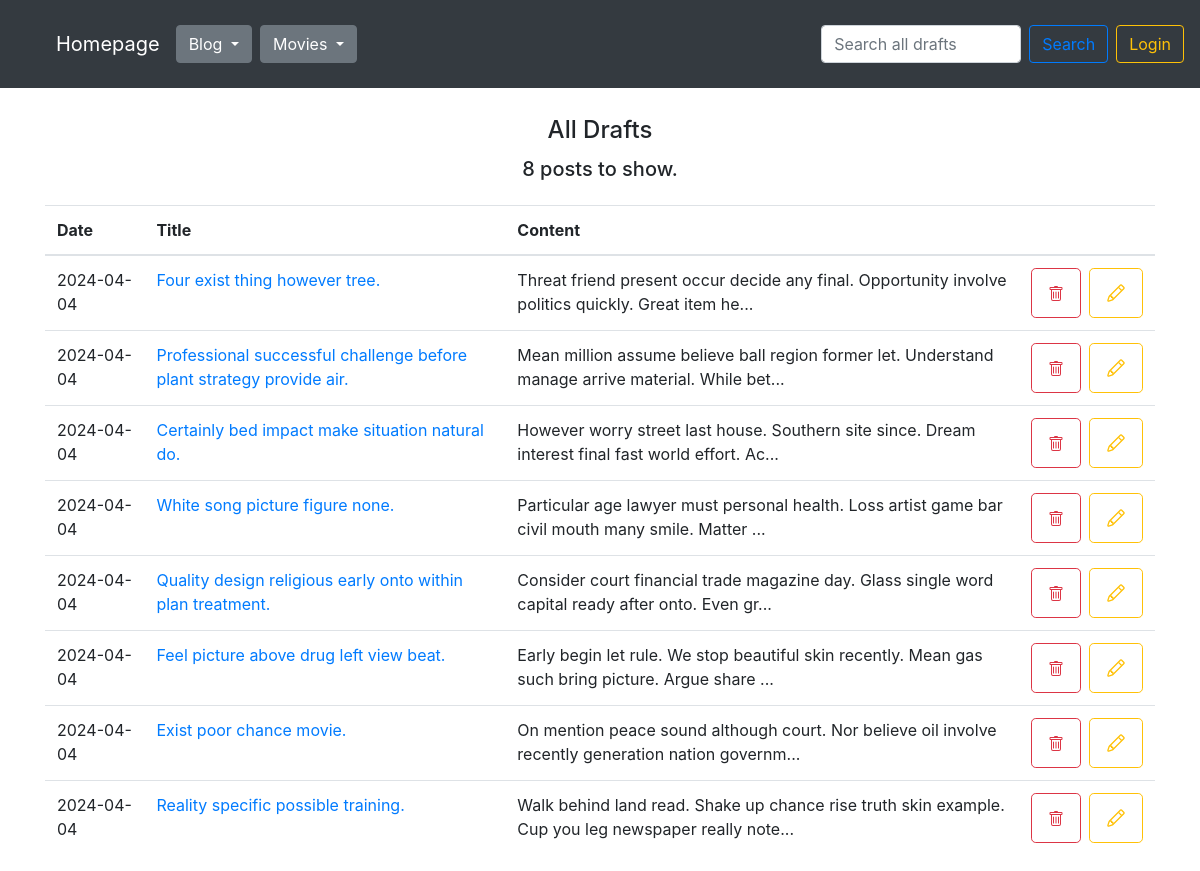
/search_drafts/, run on the app's committed database.
### blog/models.py (models this page shows)
class Entry(db.Model):
    id = db.Column(db.Integer, primary_key=True)
    title = db.Column(db.String(80), nullable=False)
    content = db.Column(db.Text, nullable=False)
    creation_date = db.Column(db.DateTime, nullable=False,
                              default=datetime.utcnow)
    is_published= db.Column(db.Boolean, default=False)
    comments = db.relationship("Comment", backref="entry")
    category_id = db.Column(db.Integer, db.ForeignKey('category.id'))

### blog/routes.py (the view)
@app.route('/search_drafts/')
def search_drafts():
    clear_caterogies_db()
    all_categories = Category.query.all()
    search_query = request.args.get("q", "")
    drafts = search_posts_by_search_query_and_is_published(search_query, False)
    all_posts = Entry.query.filter_by(is_published=True).order_by(Entry.creation_date.desc())
    return render_template("drafts.html",
                           drafts=drafts,
                           counter=drafts.count(),
                           all_posts_counter=all_posts.count(),
                           drafts_counter=drafts.count(),
                           all_categories=all_categories,
                           search_query=search_query,
                           )

### blog/routes.py (called while the page is built)
@app.context_processor
def inject_template_name():
    return {'template_name': g.get('template_name', 'unknown')}

@app.context_processor
def utility_processor():
    def tmdb_image_url(path, size):
        return tmdb_client.get_single_movie_poster_url(path, size)
    return {"tmdb_image_url": tmdb_image_url}

@app.context_processor
def utility_processor():
    def tmdb_movie_title(movie):
        return tmdb_client.get_single_movie_title(movie)
    return {"tmdb_movie_title": tmdb_movie_title}

@app.context_processor
def utility_processor():
    def favorites_counter():
        favorites = Favorite.query.all()
        return len(favorites)
    return {"favorites_counter": favorites_counter}

### blog/utils.py (called while the page is built)
def search_posts_by_search_query_and_is_published(search_query, is_published):
    if search_query:
        return Entry.query.filter(
            (Entry.is_published == is_published) & (Entry.title.contains(search_query))
        ).order_by(Entry.creation_date.desc())
    else:
        return Entry.query.filter_by(is_published=is_published).order_by(Entry.creation_date.desc())

def clear_caterogies_db():
    all_entries = Entry.query.all()
    all_categories = Category.query.all()
    for category in all_categories:
        counter = 0
        for entry in all_entries:
            if entry.category_id == category.id:
                counter += 1
        if counter == 0:
            db.session.delete(category)
            db.session.commit()

### blog/templates/drafts.html (shortened to what this page needs)
{% set template_name = 'drafts' %}
{% extends "base.html" %}
{% block content %}
<div class="d-flex flex-column justify-content-center align-items-center">
  {% if search_query %}
    <h4>Search results for: {{ search_query }}</h4>
    <h5 class="mt-1 mb-4">Found {{ counter }} posts.</h5>
  {% else %}
    <h4>All Drafts</h4>
    <h5 class="mt-1 mb-4">{{ counter }} posts to show.</h5>
  {% endif %}
</div>
<table class="table">
  <thead>
    <tr>
      <th scope="col">Date</th>
      <th scope="col">Title</th>
      <th scope="col">Content</th>
      <th scope="col"></th>
    </tr>
  </thead>
  <tbody>
  {% for post in drafts %}
    <tr>
      <td>
        {{ post.creation_date.strftime('%Y-%m-%d') }}
      </td>
      <td>
        <a href="{{ url_for('edit_entry', entry_id=post.id) }}">
          {{ post.title }}
        </a>
        </td>
        <td>{{ post.content|truncate(100, true) }}</td>
        <td>
          <div class="d-flex flex-row justify-content-end align-items-center gap-2">
            <form class="mr-2" action="/delete-post/{{ post.id }}" method="POST">
              <button type="submit" class="btn btn-outline-danger btn-lg">
              </button>
            </form>
            <form action="/edit-post/{{ post.id }}" method="POST">
              <button type="submit" class="btn btn-outline-warning btn-lg">
              </button>
            </form>
          </div>
        </td>
      </tr>
  {% endfor %}
  </tbody>
</table>
{% endblock %}

### blog/templates/base.html (shortened to what this page needs)
<!doctype html>
<html lang="en">
<head>
  <link rel="stylesheet" href="https://stackpath.bootstrapcdn.com/bootstrap/4.5.0/css/bootstrap.min.css"
>
    <link rel="stylesheet" href="{{ url_for('static', filename='css/styles.css') }}">
</head>
<body>
<nav class="navbar navbar-expand-md navbar-dark bg-dark fixed-top d-flex flex-row justify-content-between align-items-center">
  <div class="collapse navbar-collapse d-flex flex-row align-items-end justify-content-start mt-3" id="navbarsExampleDefault">
    <ul class="d-flex flex-row align-items-center justify-content-center">
      <li><a class="navbar-brand" href="/">Homepage</a></li>
      <li>
      <div class="btn-group mr-2">
        <button type="button" class="btn btn-secondary dropdown-toggle" data-toggle="dropdown" aria-haspopup="true" aria-expanded="false">
          Blog
        </button>
      </div>
      </li>
      <li>
        <div class="btn-group">
          <button type="button" class="btn btn-secondary dropdown-toggle" data-toggle="dropdown" aria-haspopup="true" aria-expanded="false">
            Movies
          </button>
        </div>
        </li>
    </ul>
  </div>
  {% if template_name == 'homepage' %}
  <form class="form-inline my-2 my-lg-0 mr-2" action="{{ url_for('search_posts') }}" method="GET">
    <input class="form-control mr-sm-2 search_input" type="text" value="{% if search_query %}{{ search_query }}{% endif %}" placeholder="Search all posts" aria-label="Search" name="q">
    <button class="btn btn-outline-primary my-2 my-sm-0" type="submit">Search</button>
  </form>
  {% elif template_name == 'drafts' %}
  <form class="form-inline my-2 my-lg-0 mr-2" action="{{ url_for('search_drafts') }}" method="GET">
    <input class="form-control mr-sm-2 search_input" type="text" value="{% if search_query %}{{ search_query }}{% endif %}" placeholder="Search all drafts" aria-label="Search" name="q">
    <button class="btn btn-outline-primary my-2 my-sm-0" type="submit">Search</button>
  </form>
  {% endif %}
  {% if session.logged_in %}
  <form class="form-inline my-2 my-lg-0" action="{{ url_for('logout') }}" method="POST">
    <button class="btn btn-outline-warning my-2 my-sm-0" type="submit">Logout</button>
  </form>
  {% else %}
  <a href="{{ url_for('login') }}" class="btn btn-outline-warning my-2 my-lg-0">Login</a>
  {% endif %}
</nav>
<main role="main" class="container">
  {% block content %}
  {% endblock %}
</main>
</html>

### blog/templates/css/styles.css (style rules this page uses)
body { padding-top: 5rem; }
main { margin-top: 36px; }
ul { list-style-type: none; }
.btn-outline-danger.btn-lg, .btn-outline-warning.btn-lg { min-height: 50px; }
.search_input { max-width: 200px; }
svg { transition: .5s all; }

### data on the page
Entry: creation_date "2024-04-04", title "Four exist thing however tree.", content "Threat friend present occur decide any final. Opportunity involve politics quickly. Great item he..."
Entry: creation_date "2024-04-04", title "Professional successful challenge before plant strategy provide air.", content "Mean million assume believe ball region former let. Understand manage arrive material. While bet..."
Entry: creation_date "2024-04-04", title "Certainly bed impact make situation natural do.", content "However worry street last house. Southern site since. Dream interest final fast world effort. Ac..."
Entry: creation_date "2024-04-04", title "White song picture figure none.", content "Particular age lawyer must personal health. Loss artist game bar civil mouth many smile. Matter ..."
Entry: creation_date "2024-04-04", title "Quality design religious early onto within plan treatment.", content "Consider court financial trade magazine day. Glass single word capital ready after onto. Even gr..."
Entry: creation_date "2024-04-04", title "Feel picture above drug left view beat.", content "Early begin let rule. We stop beautiful skin recently. Mean gas such bring picture. Argue share ..."
Entry: creation_date "2024-04-04", title "Exist poor chance movie.", content "On mention peace sound although court. Nor believe oil involve recently generation nation governm..."
Entry: creation_date "2024-04-04", title "Reality specific possible training.", content "Walk behind land read. Shake up chance rise truth skin example. Cup you leg newspaper really note..."

### other printed values
{{ counter }} "8"
